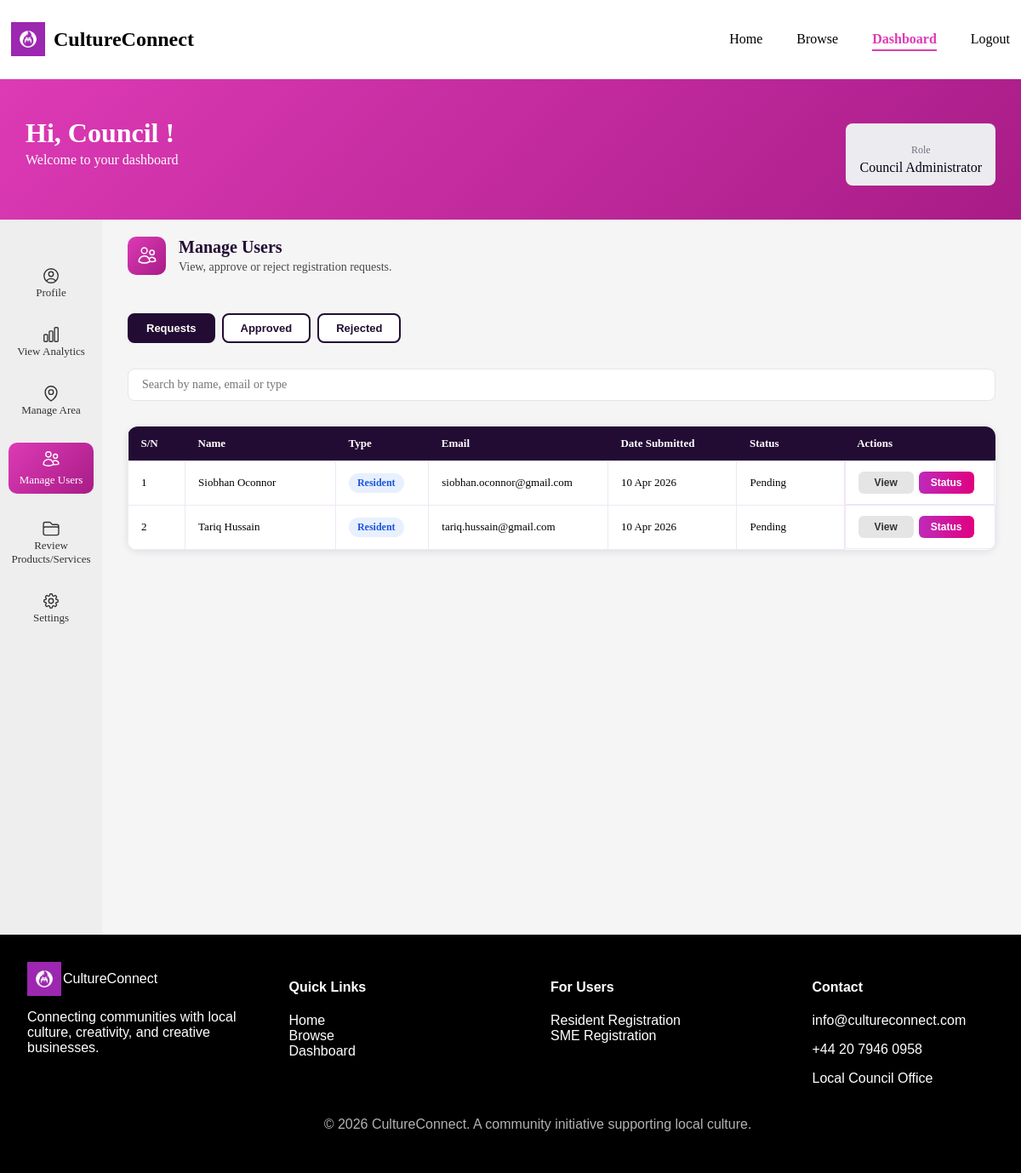
The app's page /frontend/pages/dashboard.php?page=manage-users (signed in), older data.
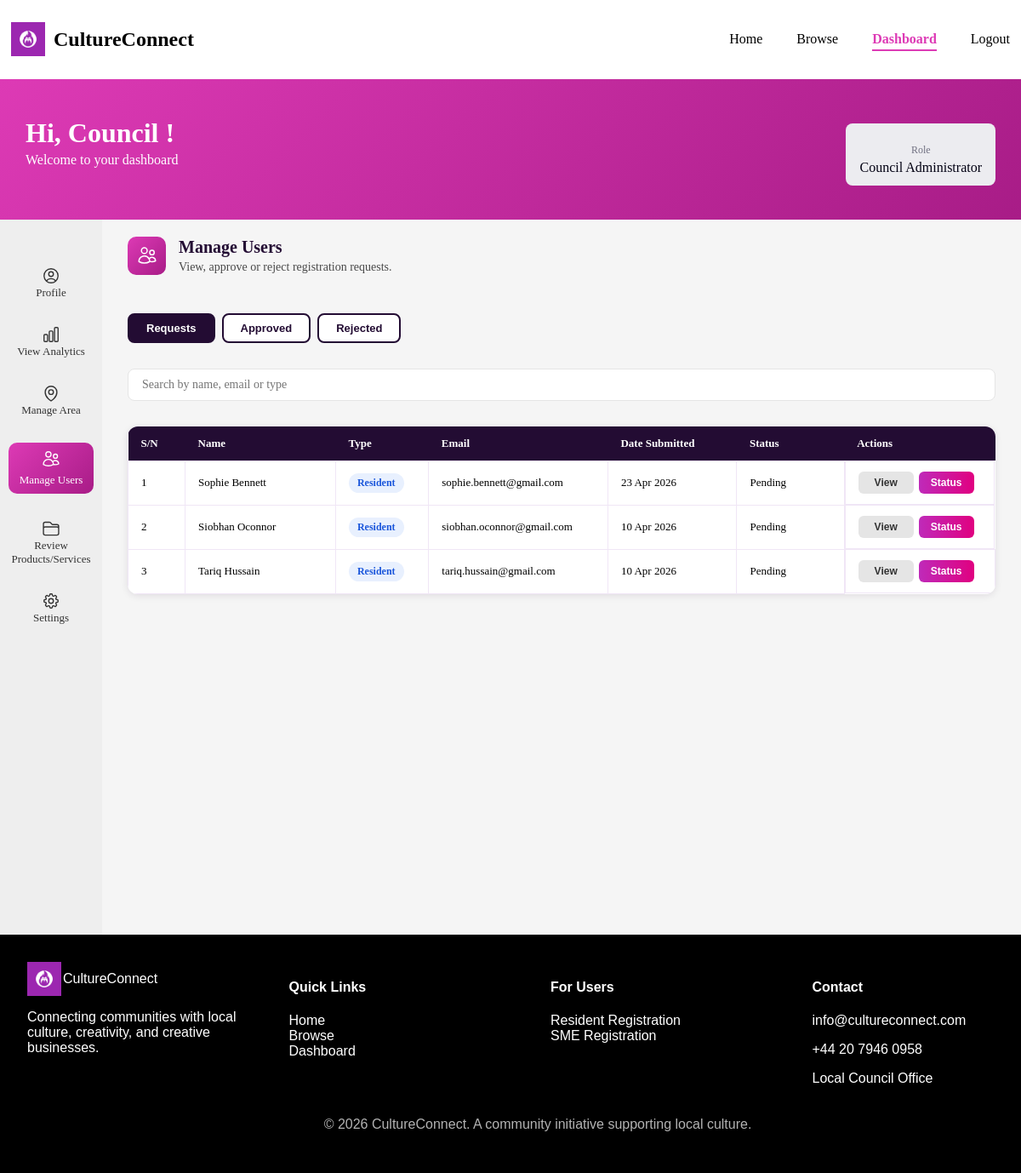
The same page, newer data.
### tables this page shows
CREATE TABLE `resident_profiles` (
  `profile_id` int(11) NOT NULL,
  `user_id` int(11) NOT NULL,
  `first_name` varchar(50) NOT NULL,
  `last_name` varchar(50) NOT NULL,
  `date_of_birth` date NOT NULL,
  `gender` enum('Male','Female','Non-binary','Transgender','Genderqueer','Genderfluid','Agender','Intersex','Other','Prefer not to say') DEFAULT 'Prefer not to say',
  `address` varchar(255) NOT NULL,
  `phone` varchar(20) NOT NULL,
  `postcode` varchar(10) NOT NULL,
  `created_at` timestamp NOT NULL DEFAULT current_timestamp(),
  `area_id` int(11) NOT NULL
);

CREATE TABLE `users` (
  `user_id` int(11) NOT NULL,
  `password_hash` varchar(255) NOT NULL,
  `last_login` timestamp NOT NULL DEFAULT current_timestamp(),
  `account_status` enum('pending','approved','rejected') NOT NULL DEFAULT 'pending',
  `role` varchar(50) NOT NULL,
  `email_address` varchar(100) NOT NULL
);

### frontend/pages/manage-users.php (the view, shortened to what this page needs)
<?php
$statusFilter  = $_GET['status'] ?? 'pending';
$users_per_page = 8;
$user_page      = max(1, intval($_GET['user_page'] ?? 1));
$smeQuery = $conn->prepare("
    SELECT
        s.sme_id, u.user_id,
        s.business_name AS name,
        s.created_at AS date_submitted,
        s.approval_status,
        s.description AS business_description,
        s.phone, 'sme' AS type,
        u.email_address AS email,
        u.account_status,
        d.document_id,
        d.document_type,
        d.file_path,
        d.verification_status AS doc_status
    FROM sme_profiles s
    JOIN users u ON s.user_id = u.user_id
    LEFT JOIN user_documents d ON u.user_id = d.user_id
    WHERE u.account_status = ?
    ORDER BY s.created_at DESC
");
$smeQuery->bind_param("s", $statusFilter);
$smeQuery->execute();
$smes = $smeQuery->get_result()->fetch_all(MYSQLI_ASSOC);
$resQuery = $conn->prepare("
    SELECT
        r.profile_id, u.user_id,
        CONCAT(r.first_name, ' ', r.last_name) AS name,
        r.created_at AS date_submitted,
        u.account_status AS approval_status,
        r.date_of_birth AS dob,
        r.gender, r.address,
        r.postcode AS post_code,
        r.phone,
        u.email_address AS email,
        u.role,
        CASE u.role
            WHEN 'Resident' THEN 'resident'
            WHEN 'Council Member' THEN 'council_member'
            WHEN 'Council Administrator' THEN 'council_admin'
            ELSE 'resident'
        END AS type,
        d.document_id,
        d.document_type,
        d.file_path,
        d.verification_status AS doc_status
    FROM resident_profiles r
    JOIN users u ON r.user_id = u.user_id
    LEFT JOIN user_documents d ON u.user_id = d.user_id
    WHERE u.account_status = ? AND u.role != 'SME'
    ORDER BY r.created_at DESC
");
$resQuery->bind_param("s", $statusFilter);
$resQuery->execute();
$residents = $resQuery->get_result()->fetch_all(MYSQLI_ASSOC);
$all_users   = array_merge($smes, $residents);
$total_users = count($all_users);
$total_pages = max(1, ceil($total_users / $users_per_page));
$user_page   = min($user_page, $total_pages);
$offset      = ($user_page - 1) * $users_per_page;
$users       = array_slice($all_users, $offset, $users_per_page);
?>
<div class="manage-users-page">
    <?php
        $title    = 'Manage Users';
        $subtitle = 'View, approve or reject registration requests.';
        include '../components/section_header.php';
    ?>
    <div class="status-tabs">
        <button class="tab <?= $statusFilter === 'pending'  ? 'active' : '' ?>" onclick="window.location.href='dashboard.php?page=manage-users&status=pending'">Requests</button>
        <button class="tab <?= $statusFilter === 'approved' ? 'active' : '' ?>" onclick="window.location.href='dashboard.php?page=manage-users&status=approved'">Approved</button>
        <button class="tab <?= $statusFilter === 'rejected' ? 'active' : '' ?>" onclick="window.location.href='dashboard.php?page=manage-users&status=rejected'">Rejected</button>
    </div>
    <div class="search-container">
        <input type="text" id="users-search-input" placeholder="Search by name, email or type" onkeyup="filterUsersTable()">
    </div>
    <div class="users-table-wrapper">
        <div class="table-scroll">
            <table class="users-table">
                <thead>
                    <tr>
                        <th>S/N</th>
                        <th>Name</th>
                        <th>Type</th>
                        <th>Email</th>
                        <th>Date Submitted</th>
                        <th>Status</th>
                        <th>Actions</th>
                    </tr>
                </thead>
                <tbody id="users-table-body">
                    <?php if (empty($users)) : ?>
                    <tr>
                        <td colspan="7" style="text-align:center;padding:20px;color:rgba(0,0,0,0.5);">
                            No <?= $statusFilter ?> users found.
                        </td>
                    </tr>
                    <?php else : ?>
                    <?php $count = $offset + 1; foreach ($users as $user) : ?>
                    <tr>
                        <td><?= $count++ ?></td>
                        <td><?= htmlspecialchars($user['name']) ?></td>
                        <td>
                            <?php $typeLabels = ['resident' => 'Resident', 'sme' => 'SME', 'council_member' => 'Council Member', 'council_admin' => 'Council Admin']; ?>
                            <span class="users-type-badge users-type-<?= $user['type'] ?>">
                                <?= $typeLabels[$user['type']] ?? ucfirst($user['type']) ?>
                            </span>
                        </td>
                        <td><?= htmlspecialchars($user['email']) ?></td>
                        <td><?= date('d M Y', strtotime($user['date_submitted'])) ?></td>
                        <td><span class="status <?= $user['approval_status'] ?>"><?= ucfirst($user['approval_status']) ?></span></td>
                        <td>
                            <button class="view-btn" onclick="openUsersViewModal(<?= htmlspecialchars(json_encode($user)) ?>)">View</button>
                            <button class="edit-btn" onclick="openUsersStatusModal(
                                '<?= $user['user_id'] ?>',
                                '<?= $user['type'] ?>',
                                '<?= $user['approval_status'] ?>',
                                '<?= addslashes($user['name']) ?>'
                            )">Status</button>
                        </td>
                    </tr>
                    <?php endforeach; ?>
                    <?php endif; ?>
                </tbody>
            </table>
        </div>
    </div>
</div>

### frontend/pages/dashboard.php (shortened to what this page needs)
<?php
$role = $_SESSION['user_role'] ?? '';
$defaultPage = match($role) {
    'Resident'              => 'profile',
    'SME'                   => 'manage-listings',
    'Council Member'        => 'analytics',
    'Council Administrator' => 'analytics',
    default                 => 'profile'
};
$page = $_GET['page'] ?? $defaultPage;
?>
<!DOCTYPE html>
<html lang="en">
<head>
    <link rel="stylesheet" href="../css/styles.css">
</head>
<body>
<div class="page-wrapper">
<?php
    include "../components/header.php";
?>
<section class="dashboard-welcome">
  <div class="container welcome-container">
    <div class="welcome-text">
      <h1 class="welcome-title"> Hi, <span id="userName">
        <?php
          $role = $_SESSION['user_role'] ?? '';
          if ($role === 'SME') {
              echo htmlspecialchars($_SESSION['business_name'] ?? 'User');}
            elseif ($role === 'Resident') {
              echo htmlspecialchars($_SESSION['first_name'] ?? 'User');}
            else {
              echo htmlspecialchars($_SESSION['first_name'] ?? 'User');}
        ?>
         </span>! </h1>
    <p class="welcome-subtitle">Welcome to your dashboard</p>
    </div>
    <div class="role-badge">
      <p class="role-label">Role</p>
      <p class="role-name" id="userRole">
        <?php echo htmlspecialchars($_SESSION['user_role'] ?? 'Unknown'); ?>
      </p>
    </div>
  </div>
</section>
<div class="dashboard-layout3">
   <div class="sidebar">
   <?php include "../components/sidebar.php"; ?>
   </div>
   <div class="dashboard-content">
   <?php
   $file = "../pages/" . $page . ".php";
   if (file_exists($file)) { include $file; }
    else { include "../pages/" . $defaultPage . ".php"; }
   ?>
   </div>
</div>
<?php include "../components/footer.php"; ?>
</div>
</body>
</html>

### frontend/components/header.php (shortened to what this page needs)
<header>
<?php
$current_page = basename($_SERVER['PHP_SELF']);
$logged_in = isset($_SESSION['user_id']);
?>
<div class="header-container">
    <div class="logo-section">
        <img src="../images/logo.png" alt="CultureConnect Logo" class="logo">
        <h2>CultureConnect</h2>
    </div>
    <nav class="nav-menu">
        <ul>
            <li>
                <a href="../pages/index.php" class="<?= $current_page == 'index.php' ? 'active' : '' ?>">
                    Home
                </a>
            </li>
            <li>
                <a href="../pages/browse.php" class="<?= $current_page == 'browse.php' ? 'active' : '' ?>">
                    Browse
                </a>
            </li>
            <?php if (!$logged_in): ?>
                <li>
                    <a href="../pages/login.php" class="<?= $current_page == 'login.php' ? 'active' : '' ?>">
                        Login
                    </a>
                </li>
                <li>
                    <a href="../pages/register.php" class="<?= $current_page == 'register.php' ? 'active' : '' ?>">
                        Register
                    </a>
                </li>
            <?php else: ?>
                <li>
                    <a href="../pages/dashboard.php" class="<?= $current_page == 'dashboard.php' ? 'active' : '' ?>">
                        Dashboard
                    </a>
                </li>
                <li>
                    <a href="../pages/logout.php">Logout</a>
                </li>
            <?php endif; ?>
        </ul>
    </nav>
</div>
</header>

### frontend/components/sidebar.php (shortened to what this page needs)
<?php
$userRole = $_SESSION['user_role'] ?? '';
?>
<aside class="sidebar">
<ul>
<?php if($userRole == "Council Administrator"){ ?>
<li>
<a href="dashboard.php?page=profile" class="<?php echo ($page == 'profile') ? 'active' : ''; ?>">
<span>Profile</span>
</a>
</li>
<li>
<a href="dashboard.php?page=analytics" class="<?php echo ($page == 'analytics') ? 'active' : ''; ?>">
<span>View Analytics</span>
</a>
</li>
<li>
<a href="dashboard.php?page=manage-area" class="<?php echo ($page == 'manage-area') ? 'active' : ''; ?>">
<span>Manage Area</span>
</a>
</li>
<li>
<a href="dashboard.php?page=manage-users" class="<?php echo ($page == 'manage-users') ? 'active' : ''; ?>">
<span>Manage Users</span>
</a>
</li>
<li>
<a href="dashboard.php?page=manage-listings" class="<?php echo ($page == 'manage-listings') ? 'active' : ''; ?>">
<span>Review Products/Services</span>
</a>
</li>
<li>
<a href="dashboard.php?page=settings" class="<?php echo ($page == 'settings') ? 'active' : ''; ?>">
<span>Settings</span>
</a>
</li>
<?php } ?>
</ul>
</aside>

### frontend/components/section_header.php (shortened to what this page needs)
<div class="section-header">
    <div class="icon-wrapper">
    </div>
    <div class="section-header-text">
        <h2><?php echo $title; ?></h2>
        <p><?php echo $subtitle; ?></p>
    </div>
</div>

### frontend/components/footer.php
<footer class="footer">
  <section class="footer-top">
    <div class="column">
        <div class="logo-container">
            <img src="../images/logo.png" alt="CultureConnect Logo">
            <span>CultureConnect</span>
        </div>
        <p>Connecting communities with
               local culture, creativity, and
               creative businesses.</p>
    </div>
    <div class="column">
        <h4>Quick Links</h4>
        <ul>
            <li><a href="../pages/index.php">Home</a></li>
            <li><a href="../pages/browse.php">Browse</a></li>
            <li><a href="../pages/dashboard.php">Dashboard</a></li>
        </ul>
    </div>
    <div class="column">
        <h4>For Users</h4>
     <ul>
        <li><a href="register.php?type=resident">Resident Registration</a></li>
        <li><a href="register.php?type=sme">SME Registration</a></li>
     </ul>
    </div>
    <div class="column">
        <H4>Contact</h4>
        <p>info@cultureconnect.com</p>
        <p>+44 20 7946 0958</p>
        <p>Local Council Office</p>
    </div>
  </section>
  <section class="footer-bottom">
    <p> © 2026 CultureConnect. A community initiative supporting local culture.</p>
  </section>
</footer>

Row changes from the older to the newer data that the page shows:
added resident_profiles: name "Sophie Bennett", type "Resident", user.email_address "sophie.bennett@gmail.com", created_at "23 Apr 2026", user.account_status "Pending"
